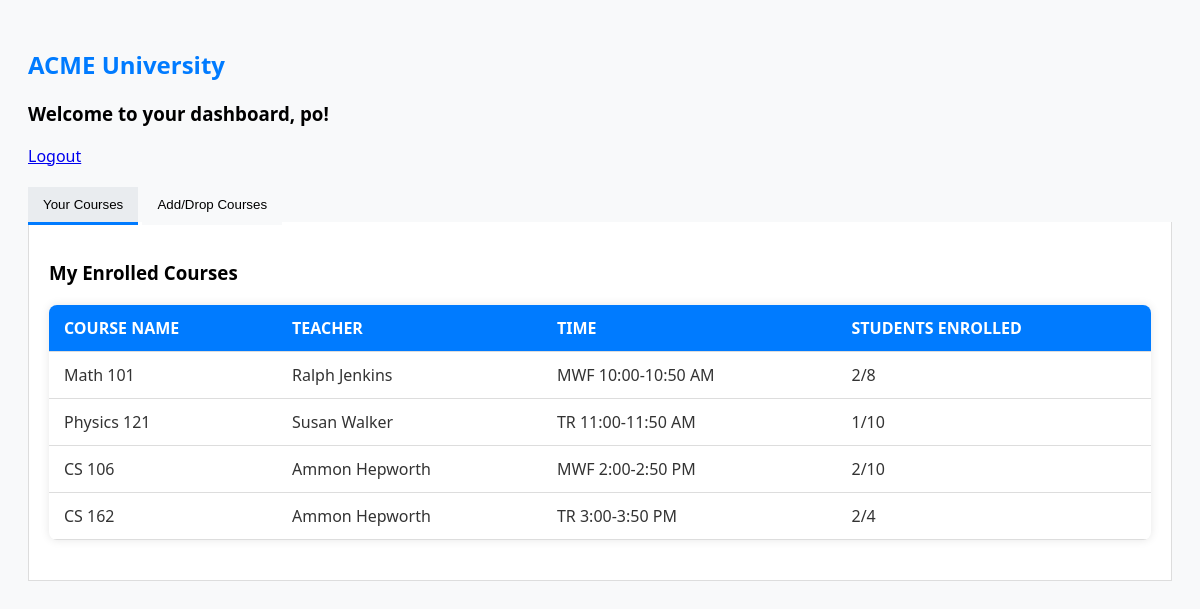
The page /dashboard (signed in) on the database its author committed.
### main.py (models this page shows)
class User(UserMixin, db.Model):
  id = db.Column(db.Integer, primary_key=True)
  username = db.Column(db.String(30), unique=True)
  password = db.Column(db.String(30))
  is_admin = db.Column(db.Boolean, default=False)

class Course(db.Model):
    id = db.Column(db.Integer, primary_key=True)
    name = db.Column(db.String(100), nullable=False)
    teacher = db.Column(db.String(100), nullable=False)
    time = db.Column(db.String(50), nullable=False)
    capacity = db.Column(db.Integer, nullable=False)
    students = db.relationship('User', secondary=user_courses, backref=db.backref('courses', lazy='dynamic'))

### main.py (the view)
@app.route('/dashboard')
@login_required
def dashboard():
    if current_user.is_admin:
        return redirect(url_for('admin.index'))
    all_courses_info = []
    for course in Course.query.all():
        is_enrolled = course in current_user.courses
        all_courses_info.append({
            'id': course.id,
            'name': course.name,
            'teacher': course.teacher,
            'time': course.time,
            'student_count': len(course.students),
            'capacity': course.capacity,
            'is_enrolled': is_enrolled
        })
    return render_template('dashboard.html', user=current_user, all_courses_info=all_courses_info)

### main.py (called while the page is built)
@login_manager.user_loader
def load_user(user_id):
  return User.query.get(int(user_id))

### templates/dashboard.html (shortened to what this page needs)
<!DOCTYPE html>
<html lang="en">
<head>
  <link rel="stylesheet" href="/static/style.css">
</head>
<body>
  <h2>ACME University</h2>
  <h3>Welcome to your dashboard, {{ user.username }}!</h3>
  <p><a href="{{ url_for('logout') }}">Logout</a></p>
  <div class="tabs">
    <button class="tab-link" onclick="openTab(event, 'EnrolledCourses')" id="defaultOpen">Your Courses</button>
    <button class="tab-link" onclick="openTab(event, 'AddCourses')">Add/Drop Courses</button>
  </div>
  <div id="EnrolledCourses" class="tab-content">
    <h3>My Enrolled Courses</h3>
    {% if all_courses_info|selectattr("is_enrolled", "equalto", true)|list|length > 0 %}
    <table>
      <thead>
        <tr>
          <th>Course Name</th>
          <th>Teacher</th>
          <th>Time</th>
          <th>Students Enrolled</th>
        </tr>
      </thead>
      <tbody>
        {% for course in all_courses_info if course.is_enrolled %}
        <tr>
          <td>{{ course.name }}</td>
          <td>{{ course.teacher }}</td>
          <td>{{ course.time }}</td>
          <td>{{ course.student_count }}/{{ course.capacity }}</td>
        </tr>
        {% endfor %}
      </tbody>
    </table>
    {% else %}
    <p>You are not enrolled in any courses.</p>
    {% endif %}
  </div>
</body>
</html>

### static/style.css (style rules this page uses)
body { background-color: #f8f9fa; font-family: 'Segoe UI', Tahoma, Geneva, Verdana, sans-serif; color: #333; padding: 20px; }
h2 { color: #007bff; }
h3 { color:black; }
table { width: 100%; border-collapse: collapse; margin: 20px 0; background-color: #fff; box-shadow: 0 0 10px rgba(0, 0, 0, 0.1); border-radius: 8px; overflow: hidden; }
th, td { padding: 12px 15px; text-align: left; border-bottom: 1px solid #dddddd; }
th { background-color: #007bff; color: #ffffff; text-transform: uppercase; }
.tabs { margin-top: 20px; }
.tab-link { background-color: #f8f9fa; border: none; outline: none; cursor: pointer; padding: 10px 15px; transition: background-color 0.3s ease; border-bottom: 3px solid transparent; }
.tab-link:hover, .tab-link.active { background-color: #e9ecef; border-bottom: 3px solid #007bff; }
.tab-content { background-color: #fff; padding: 20px; margin-top: -3px; border: 1px solid #ddd; border-top: none; }

### rows shown on the page
User: username "po"
Course: name "Math 101", teacher "Ralph Jenkins", time "MWF 10:00-10:50 AM", student_count "2", capacity "8"
Course: name "Physics 121", teacher "Susan Walker", time "TR 11:00-11:50 AM", student_count "1", capacity "10"
Course: name "CS 106", teacher "Ammon Hepworth", time "MWF 2:00-2:50 PM", student_count "2", capacity "10"
Course: name "CS 162", teacher "Ammon Hepworth", time "TR 3:00-3:50 PM", student_count "2", capacity "4"
